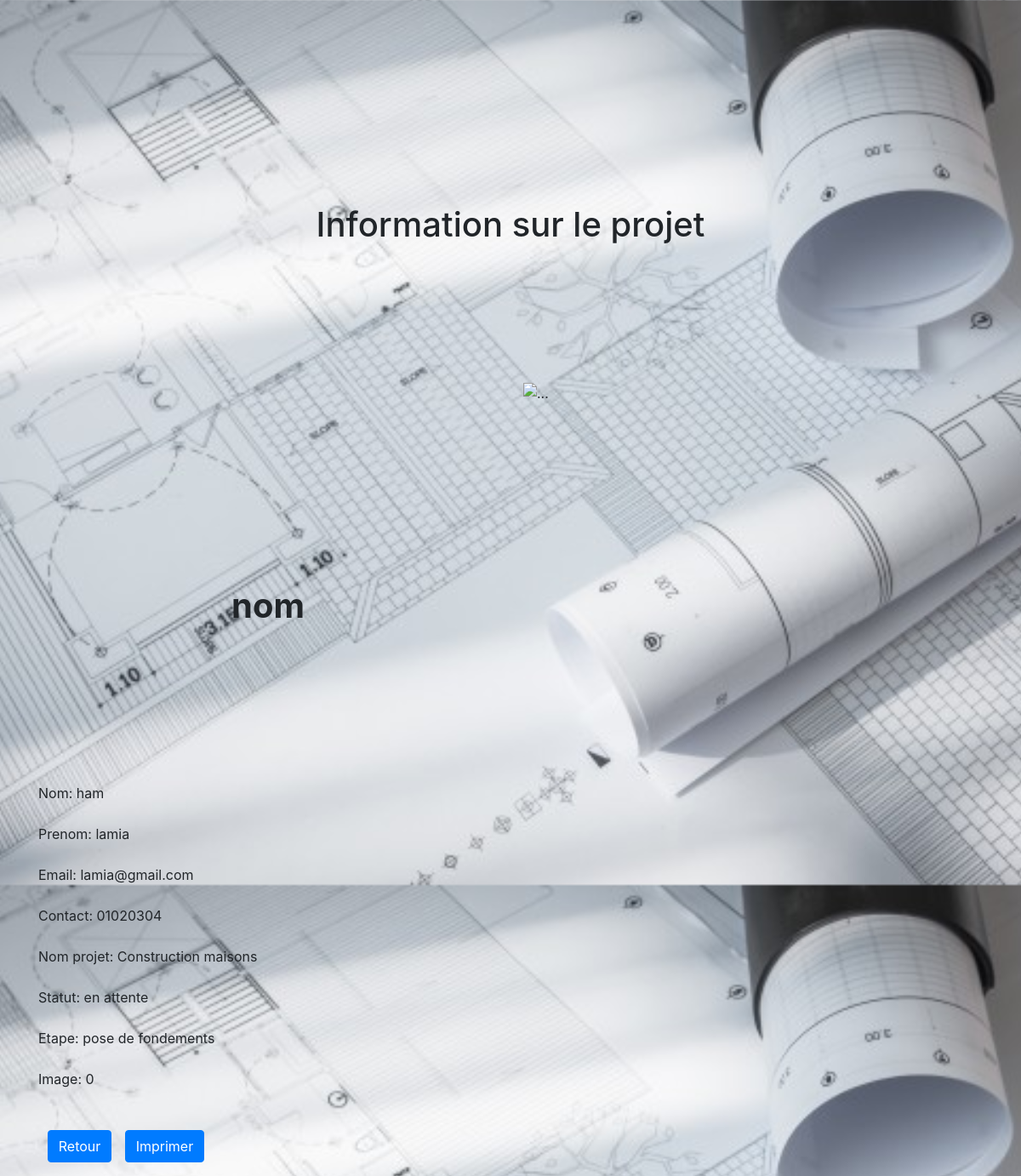
The page /projetAvril/admin/view.php?id=1 on the database its author committed.
### tables this page shows
CREATE TABLE `projet` (
  `id` int(11) NOT NULL,
  `categorie` varchar(100) NOT NULL,
  `description_projet` varchar(300) NOT NULL,
  `statut` varchar(50) NOT NULL,
  `etapes` varchar(100) NOT NULL,
  `description_etape` varchar(300) NOT NULL,
  `delai` varchar(100) NOT NULL,
  `images` varchar(100) NOT NULL,
  `user_id` int(11) NOT NULL
);

CREATE TABLE `utilisateur` (
  `id` int(11) NOT NULL,
  `nom` varchar(100) NOT NULL,
  `prenom` varchar(250) NOT NULL,
  `email` varchar(100) NOT NULL,
  `password` varchar(50) NOT NULL,
  `contact` varchar(50) NOT NULL,
  `ville` varchar(100) NOT NULL
);

### projetAvril/admin/view.php (the view, shortened to what this page needs)
<?php
if (isset($_GET)){
  $id = $_GET['id'];
  $db = Database::connect();
  $join = $db ->query("SELECT utilisateur.nom, utilisateur.prenom, utilisateur.email, utilisateur.contact, projet.categorie, projet.statut, projet.etapes, projet.images, projet.id FROM utilisateur, projet WHERE utilisateur.id = projet.user_id AND projet.id = ".$id);
  $affiche = $join->fetch();
}
?>
<!DOCTYPE html>
<html>
<head>
    <link rel="stylesheet" type="text/css" href="css/bootstrap.min.css">
		<link rel="stylesheet" type="text/css" href="css/admin.css">
		<link rel="stylesheet" href="https://cdnjs.cloudflare.com/ajax/libs/font-awesome/4.7.0/css/font-awesome.min.css">
</head>
<body>
	<h1 class="text-logo"><span class="glyphicon glyphicon-info-sign"> Information sur le projet </h1>
         <div class="container admin">
            <div class="row">
               <div class="col-sm-6">
                    <h1><strong>nom</strong></h1>
                    <br>
                    <form>
                      <div class="form-group">
                        <label>Nom: <?php echo $affiche['nom']; ?></label>
                      </div>
                      <div class="form-group">
                        <label>Prenom: <?php echo $affiche['prenom']; ?></label>
                      </div>
                      <div class="form-group">
                        <label>Email: <?php echo $affiche['email']; ?></label>
                      </div>
                      <div class="form-group">
                        <label>Contact: <?php echo $affiche['contact']; ?></label>
                      </div>
                      <div class="form-group">
                        <label>Nom projet: <?php echo $affiche['categorie']; ?></label>
                      </div>
                      <div class="form-group">
                        <label>Statut: <?php echo $affiche['statut']; ?></label>
                      </div>
                      <div class="form-group">
                        <label>Etape: <?php echo $affiche['etapes']; ?></label>
                      </div>
                      <div class="form-group">
                        <label>Image: <?php echo $affiche['images']; ?></label>
                      </div>
                      </form>
                    <br>
                    <div class="form-actions">
                      <a class="btn btn-primary" href="admin.html"><span class="glyphicon glyphicon-arrow-left"></span> Retour</a>
                      <a class="btn btn-primary" href="" onclick="window.print();"><span class="glyphicon glyphicon-arrow-left"></span> Imprimer</a>
                    </div>
                </div>
                <div class="col-sm-6 site">
                    <div class="thumbnail">
                        <img src="/images/<%= produit.image %>" alt="...">
                    </div>
                </div>
            </div>
        </div>
</body>
</html>

### projetAvril/css/admin.css (style rules this page uses)
body { background: url('../images/plans.jpg'); background-size: cover; background-position: center; height: 100vh; width: 100%; }
.btn { margin-left: 2%; margin-bottom: 3%; }
h1 { text-align: center; margin-top: 30vh; margin-bottom: 20vh; }

### rows shown on the page
projet: user.nom "ham", user.prenom "lamia", user.email "lamia@gmail.com", user.contact "01020304", categorie "Construction maisons", statut "en attente", etapes "pose de fondements", images "0"
